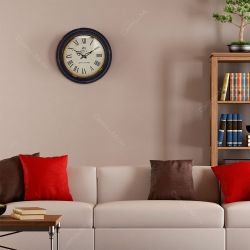
#> input picture outros/relogio1.jpg, 250 x 250 px, found by its file name
$ python ExemploRelogio.py
#> lines starting #> are read from the running program, lines starting #| are printed output that depends on the picture; after the words box and inside, x2 and y2 are one past the last pixel; in counts of white or black regions, pixels touching at a corner belong together
import cv2

classificador = cv2.CascadeClassifier("cascades\\relogios.xml")

imagem = cv2.imread("outros\\relogio1.jpg")
#> imagem is the input picture: shape (250, 250, 3); mean B, G, R 117.1, 128.6, 157.3
imagemCinza = cv2.cvtColor(imagem, cv2.COLOR_BGR2GRAY)
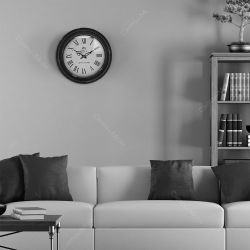
#> imagemCinza: shape (250, 250); min 0, max 251, mean 135.9

detectado = classificador.detectMultiScale(imagemCinza, scaleFactor=1.101, minNeighbors=2, minSize=(30,30))
#> detectado = [[62, 31, 45, 45]]

for(x, y, l, a) in detectado:
    imagem = cv2.rectangle(imagem, (x,y),(x + l,y + a),(0,0,255),2)
#> this loop made 1 pass
#> pass 1, `imagem = cv2.rectangle(imagem, (x,y),(x + l,y + a),(0,0,255),2)`:
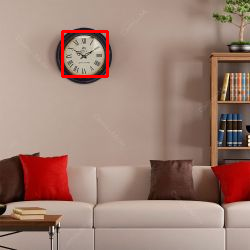
#> imagem: shape (250, 250, 3); 0.86% of pixels changed, all inside (x1, y1, x2, y2) = (61, 30, 109, 78)

cv2.imshow("Encontrado",imagem)
cv2.waitKey()

$ run again, with outros/relogio3.jpg copied over outros/relogio1.jpg
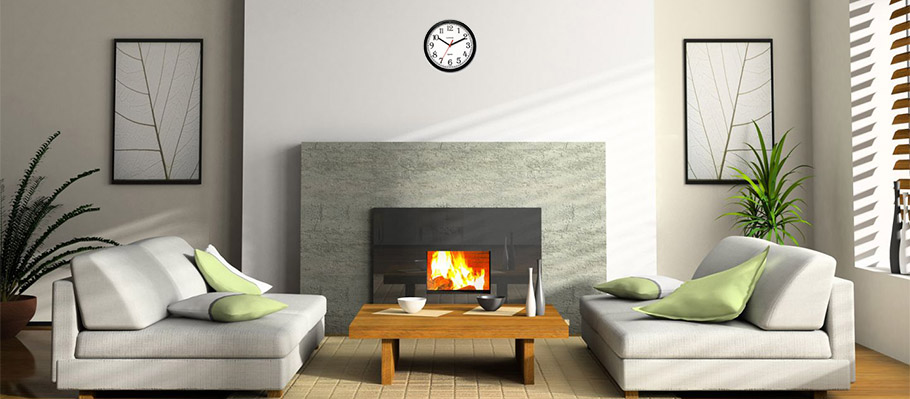
#> input picture outros/relogio3.jpg, 910 x 399 px, found by its file name
#> imagem is the input picture: shape (399, 910, 3); mean B, G, R 144, 158.6, 164.3
#> detectado = [[425, 20, 50, 50], [90, 31, 116, 116]]
#> the loop `for(x, y, l, a) in detectado:` made 2 passes
#> pass 1, `imagem = cv2.rectangle(imagem, (x,y),(x + l,y + a),(0,0,255),2)`:
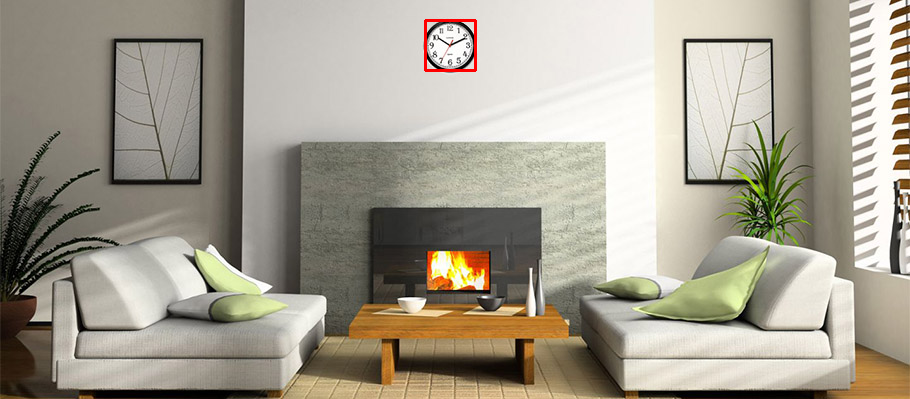
#> imagem: shape (399, 910, 3); 0.16% of pixels changed, all inside (x1, y1, x2, y2) = (424, 19, 477, 72)
#> pass 2, `imagem = cv2.rectangle(imagem, (x,y),(x + l,y + a),(0,0,255),2)`:
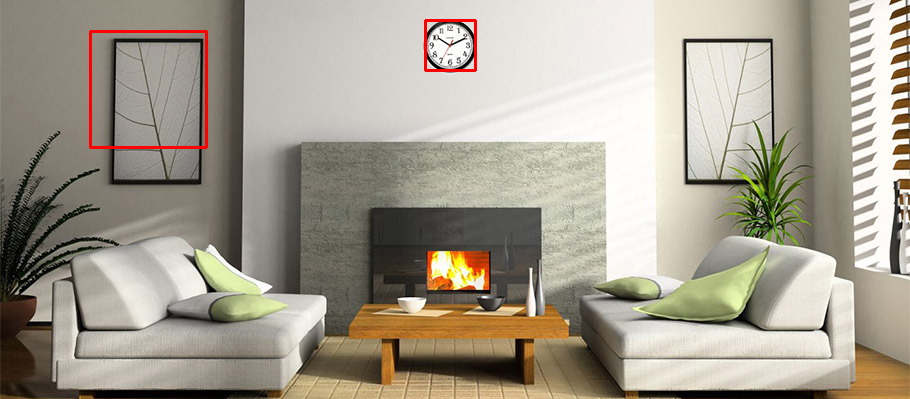
#> imagem: shape (399, 910, 3); 0.38% of pixels changed, all inside (x1, y1, x2, y2) = (89, 30, 208, 149)
